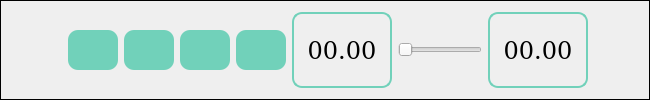
       <widget class="QFrame" name="frameVideoController">
        <property name="frameShape">
         <enum>QFrame::Box</enum>
        </property>
        <layout class="QHBoxLayout" name="horizontalLayout_4">
         <item>
          <widget class="QFrame" name="frame_3">
           <property name="frameShape">
            <enum>QFrame::StyledPanel</enum>
           </property>
           <property name="frameShadow">
            <enum>QFrame::Raised</enum>
           </property>
          </widget>
         </item>
         <item>
          <spacer name="horizontalSpacer_4">
           <property name="orientation">
            <enum>Qt::Horizontal</enum>
           </property>
           <property name="sizeType">
            <enum>QSizePolicy::Fixed</enum>
           </property>
           <property name="sizeHint" stdset="0">
            <size>
             <width>50</width>
             <height>20</height>
            </size>
           </property>
          </spacer>
         </item>
         <item>
          <widget class="QFrame" name="frame_16">
           <property name="sizePolicy">
            <sizepolicy hsizetype="Fixed" vsizetype="Fixed">
             <horstretch>0</horstretch>
             <verstretch>0</verstretch>
            </sizepolicy>
           </property>
           <property name="minimumSize">
            <size>
             <width>50</width>
             <height>40</height>
            </size>
           </property>
           <property name="styleSheet">
            <string notr="true">background-color: #71D1BA;   
border-radius: 10px;</string>
           </property>
           <property name="frameShape">
            <enum>QFrame::StyledPanel</enum>
           </property>
           <property name="frameShadow">
            <enum>QFrame::Raised</enum>
           </property>
           <widget class="QPushButton" name="btn_prev_video">
            <property name="geometry">
             <rect>
              <x>5</x>
              <y>5</y>
              <width>40</width>
              <height>30</height>
             </rect>
            </property>
            <property name="minimumSize">
             <size>
              <width>0</width>
              <height>0</height>
             </size>
            </property>
            <property name="styleSheet">
             <string notr="true">QPushButton{ background-color :  #71D1BA;}
QPushButton::pressed{ background-color : #71AED1; }
border-radius: 10px;</string>
            </property>
            <property name="text">
             <string/>
            </property>
            <property name="icon">
             <iconset>
              <normaloff>icon/rewind.png</normaloff>icon/rewind.png</iconset>
            </property>
            <property name="iconSize">
             <size>
              <width>40</width>
              <height>40</height>
             </size>
            </property>
            <property name="shortcut">
             <string>Ctrl+Left</string>
            </property>
           </widget>
          </widget>
         </item>
         <item>
          <widget class="QFrame" name="frame_17">
           <property name="sizePolicy">
            <sizepolicy hsizetype="Fixed" vsizetype="Fixed">
             <horstretch>0</horstretch>
             <verstretch>0</verstretch>
            </sizepolicy>
           </property>
           <property name="minimumSize">
            <size>
             <width>50</width>
             <height>40</height>
            </size>
           </property>
           <property name="styleSheet">
            <string notr="true">background-color: #71D1BA;   
border-radius: 10px;</string>
           </property>
           <property name="frameShape">
            <enum>QFrame::StyledPanel</enum>
           </property>
           <property name="frameShadow">
            <enum>QFrame::Raised</enum>
           </property>
           <widget class="QPushButton" name="btn_play_pouse">
            <property name="geometry">
             <rect>
              <x>5</x>
              <y>5</y>
              <width>40</width>
              <height>30</height>
             </rect>
            </property>
            <property name="minimumSize">
             <size>
              <width>0</width>
              <height>0</height>
             </size>
            </property>
            <property name="styleSheet">
             <string notr="true">QPushButton{ background-color :  #71D1BA;}
QPushButton::pressed{ background-color : #71AED1; }
border-radius: 10px;</string>
            </property>
            <property name="text">
             <string/>
            </property>
            <property name="icon">
             <iconset>
              <normaloff>icon/play.png</normaloff>icon/play.png</iconset>
            </property>
            <property name="iconSize">
             <size>
              <width>40</width>
              <height>40</height>
             </size>
            </property>
            <property name="shortcut">
             <string>Space</string>
            </property>
           </widget>
          </widget>
         </item>
         <item>
          <widget class="QFrame" name="frame_18">
           <property name="sizePolicy">
            <sizepolicy hsizetype="Fixed" vsizetype="Fixed">
             <horstretch>0</horstretch>
             <verstretch>0</verstretch>
            </sizepolicy>
           </property>
           <property name="minimumSize">
            <size>
             <width>50</width>
             <height>40</height>
            </size>
           </property>
           <property name="styleSheet">
            <string notr="true">background-color: #71D1BA;   
border-radius: 10px;</string>
           </property>
           <property name="frameShape">
            <enum>QFrame::StyledPanel</enum>
           </property>
           <property name="frameShadow">
            <enum>QFrame::Raised</enum>
           </property>
           <widget class="QPushButton" name="btn_stop_video">
            <property name="geometry">
             <rect>
              <x>5</x>
              <y>5</y>
              <width>40</width>
              <height>30</height>
             </rect>
            </property>
            <property name="minimumSize">
             <size>
              <width>0</width>
              <height>0</height>
             </size>
            </property>
            <property name="styleSheet">
             <string notr="true">QPushButton{ background-color :  #71D1BA;}
QPushButton::pressed{ background-color : #71AED1; }
border-radius: 10px;</string>
            </property>
            <property name="text">
             <string/>
            </property>
            <property name="icon">
             <iconset>
              <normaloff>icon/iconStop.png</normaloff>icon/iconStop.png</iconset>
            </property>
            <property name="iconSize">
             <size>
              <width>40</width>
              <height>40</height>
             </size>
            </property>
            <property name="shortcut">
             <string>0</string>
            </property>
           </widget>
          </widget>
         </item>
         <item>
          <widget class="QFrame" name="frame_13">
           <property name="sizePolicy">
            <sizepolicy hsizetype="Fixed" vsizetype="Fixed">
             <horstretch>0</horstretch>
             <verstretch>0</verstretch>
            </sizepolicy>
           </property>
           <property name="minimumSize">
            <size>
             <width>50</width>
             <height>40</height>
            </size>
           </property>
           <property name="styleSheet">
            <string notr="true">background-color: #71D1BA;   
border-radius: 10px;</string>
           </property>
           <property name="frameShape">
            <enum>QFrame::StyledPanel</enum>
           </property>
           <property name="frameShadow">
            <enum>QFrame::Raised</enum>
           </property>
           <widget class="QPushButton" name="btn_skip_video">
            <property name="geometry">
             <rect>
              <x>5</x>
              <y>5</y>
              <width>40</width>
              <height>30</height>
             </rect>
            </property>
            <property name="minimumSize">
             <size>
              <width>0</width>
              <height>0</height>
             </size>
            </property>
            <property name="styleSheet">
             <string notr="true">QPushButton{ background-color :  #71D1BA;}
QPushButton::pressed{ background-color : #71AED1; }
border-radius: 10px;</string>
            </property>
            <property name="text">
             <string/>
            </property>
            <property name="icon">
             <iconset>
              <normaloff>icon/forward.png</normaloff>icon/forward.png</iconset>
            </property>
            <property name="iconSize">
             <size>
              <width>40</width>
              <height>40</height>
             </size>
            </property>
            <property name="shortcut">
             <string>Ctrl+Right</string>
            </property>
           </widget>
          </widget>
         </item>
         <item>
          <widget class="QLabel" name="label_time_recent">
           <property name="minimumSize">
            <size>
             <width>100</width>
             <height>0</height>
            </size>
           </property>
           <property name="font">
            <font>
             <family>DejaVu Serif</family>
             <pointsize>18</pointsize>
            </font>
           </property>
           <property name="styleSheet">
            <string notr="true">border-color: #71D1BA;
border-width: 2px;        
border-style: solid;
border-radius: 10px;</string>
           </property>
           <property name="text">
            <string>00.00</string>
           </property>
           <property name="alignment">
            <set>Qt::AlignCenter</set>
           </property>
          </widget>
         </item>
         <item>
          <widget class="QSlider" name="slider_Video">
           <property name="sizePolicy">
            <sizepolicy hsizetype="Expanding" vsizetype="Preferred">
             <horstretch>0</horstretch>
             <verstretch>0</verstretch>
            </sizepolicy>
           </property>
           <property name="minimumSize">
            <size>
             <width>0</width>
             <height>40</height>
            </size>
           </property>
           <property name="font">
            <font>
             <pointsize>11</pointsize>
            </font>
           </property>
           <property name="styleSheet">
            <string notr="true"/>
           </property>
           <property name="orientation">
            <enum>Qt::Horizontal</enum>
           </property>
          </widget>
         </item>
         <item>
          <widget class="QLabel" name="label_time_end">
           <property name="minimumSize">
            <size>
             <width>100</width>
             <height>0</height>
            </size>
           </property>
           <property name="font">
            <font>
             <family>DejaVu Serif</family>
             <pointsize>18</pointsize>
            </font>
           </property>
           <property name="styleSheet">
            <string notr="true">border-color: #71D1BA;
border-width: 2px;        
border-style: solid;
border-radius: 10px;</string>
           </property>
           <property name="text">
            <string>00.00</string>
           </property>
           <property name="alignment">
            <set>Qt::AlignCenter</set>
           </property>
          </widget>
         </item>
         <item>
          <spacer name="horizontalSpacer_5">
           <property name="orientation">
            <enum>Qt::Horizontal</enum>
           </property>
           <property name="sizeType">
            <enum>QSizePolicy::Fixed</enum>
           </property>
           <property name="sizeHint" stdset="0">
            <size>
             <width>50</width>
             <height>20</height>
            </size>
           </property>
          </spacer>
         </item>
        </layout>
       </widget>
